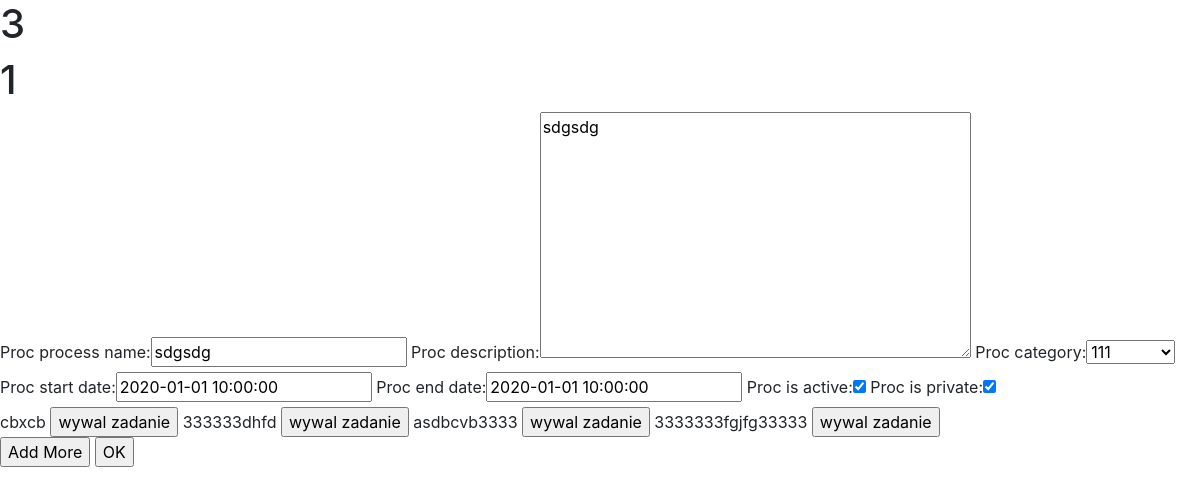
The app's page /info/processes/edit/3/ (signed in) with its own data.
### info_flow/models.py (models this page shows)
class process(models.Model):
	proc_author = models.ForeignKey(settings.AUTH_USER_MODEL, on_delete=models.SET('deleted'), related_name='proc_user')
	proc_process_name = models.CharField(max_length=150)
	proc_description = models.TextField(null=True)
	proc_created = models.DateTimeField(auto_now_add=True)
	proc_modified = models.DateTimeField(auto_now=True)
	proc_start_date = models.DateTimeField(null=True, blank=True)
	proc_end_date = models.DateTimeField(null=True, blank=True)
	proc_category = models.ForeignKey(category, on_delete=models.CASCADE)
	proc_is_active=models.BooleanField(default=True)
	proc_is_private=models.BooleanField(default=True)
	proc_is_deleted=models.BooleanField(default=False)
	proc_assigned = models.ForeignKey(settings.AUTH_USER_MODEL, on_delete=models.SET('deleted'), null=True, blank=True, related_name='assigned_user')
	proc_file=models.ForeignKey(files, on_delete=models.CASCADE, null=True, blank=True)
	class Meta():
		ordering=['proc_created']
		permissions=(
			("can_view", "Can see processes"),
			)

class tasks(models.Model):
	tasks_name = models.CharField(max_length=150, blank=False)
	tasks_description = models.TextField(null=True)
	tasks_created = models.DateTimeField(auto_now_add=True)
	tasks_modified = models.DateTimeField(auto_now=True)
	tasks_start_date = models.DateTimeField(null=True, blank=True)
	tasks_end_date = models.DateTimeField(null=True, blank=True)
	tasks_assigned = models.ForeignKey(settings.AUTH_USER_MODEL, on_delete=models.SET('deleted'), null=True,  blank=True)
	tasks_is_active=models.BooleanField(default=True)
	tasks_proc=models.ForeignKey(process, on_delete=models.CASCADE)
	tasks_file=models.ForeignKey(files, on_delete=models.CASCADE, null=True, blank=True)

### info_flow/views.py (the view)
# urls.py: path('processes/edit/<int:pid>/', views.if_edit_proc, name='if_edit_proc'),
@login_required
def if_edit_proc(request, pid):
	proc=process.objects.get(pk = pid)
	if not request.user.id==proc.proc_author.id:
		return HttpResponseForbidden("You are not allowed to edit thissfasfasf Post")
	task=tasks.objects.all().filter(tasks_proc_id=pid)
	if request.method=='POST':
		proc_form=ProcessForm(request.POST, instance=proc)
		task_form=TaskFormPos(request.POST)
		if proc_form.is_valid():
			proc_form.save()
		if task_form.is_valid():
			for form in task_form:
				if form.is_valid():
					newForm=form.save(commit=False)
					newForm.tasks_proc_id=pid
					newForm.save()
		return redirect('info_flow:if_show_proc', pid=pid)
	else:
		proc_form=ProcessForm(instance=proc)
		task_form=TaskFormPos(queryset=tasks.objects.none())
		context={'proc':proc,'task':task, 'proc_form':proc_form, 'task_form':task_form}
	return render(request, 'info_flow/if_edit_proc.html', context)

### info_flow/forms.py
class ProcessForm(forms.ModelForm):
	class Meta:
		model=process
		fields=['proc_process_name', 'proc_description', 'proc_category', 'proc_start_date', 'proc_end_date', 'proc_is_active', 'proc_is_private']
		widgets = {
            'proc_start_date': DateTimePickerInput(),
            'proc_end_date': DateTimePickerInput(),
            }

### info_flow/models.py (called while the page is built)
	def __str__(self):
		return self.cat_name

### info_flow/templates/info_flow/if_edit_proc.html (shortened to what this page needs)
 <head>
<link href="https://maxcdn.bootstrapcdn.com/bootstrap/4.0.0/css/bootstrap.min.css" rel="stylesheet"/>
</head>
<h1>{{proc.id}}</h1>
<h1>{{proc.proc_author.id}}</h1>
<form  method="POST" action="{% url 'info_flow:if_edit_proc' proc.id %}" autocomplete="off" >
{{proc_form}}
<div>
{% for z in task %}
	{{z.tasks_name}}
	<input type="button" value="wywal zadanie">
{% endfor %}
</div>
<input type="button" value="Add More" id="add_more">
<input type="submit" value="OK">
</form>

### records on screen
process: id "3", proc_author.id "1", proc_process_name "sdgsdg", proc_description "sdgsdg", proc_category "111", proc_start_date "2020-01-01 10:00:00", proc_end_date "2020-01-01 10:00:00", proc_is_active "☑", proc_is_private "☑"
tasks: tasks_name "cbxcb"
tasks: tasks_name "333333dhfd"
tasks: tasks_name "asdbcvb3333"
tasks: tasks_name "3333333fgjfg33333"
